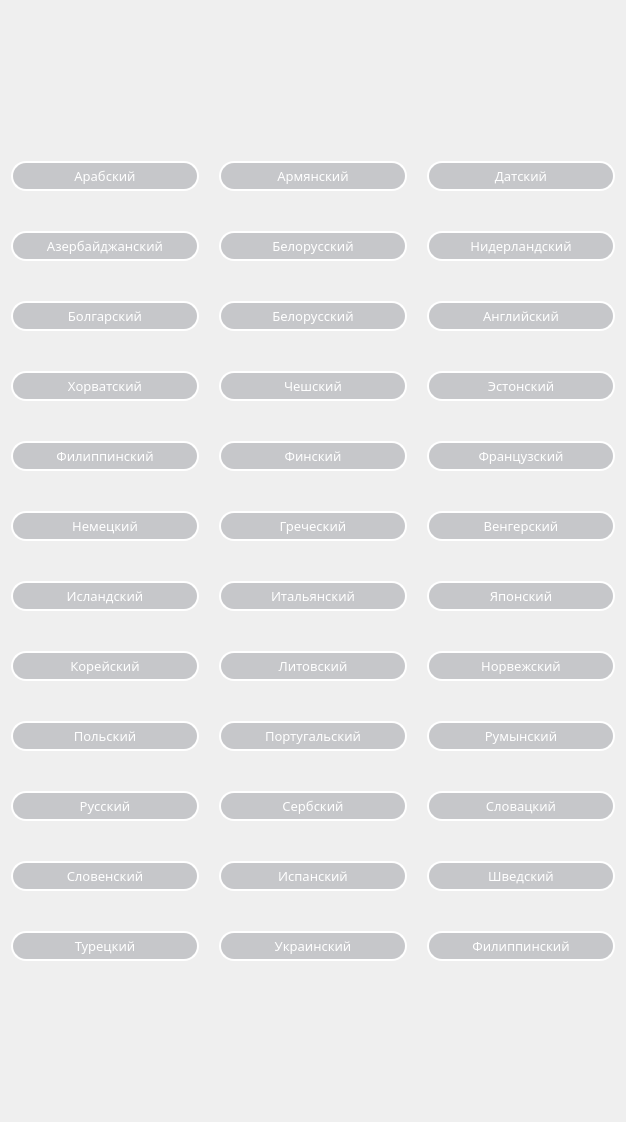
   <widget class="QWidget" name="scrollAreaWidgetContents">
    <property name="geometry">
     <rect>
      <x>0</x>
      <y>0</y>
      <width>626</width>
      <height>1122</height>
     </rect>
    </property>
    <property name="styleSheet">
     <string notr="true"/>
    </property>
    <layout class="QVBoxLayout" name="verticalLayout">
     <item>
      <layout class="QGridLayout" name="gridLayout" columnstretch="0,0,0">
       <property name="sizeConstraint">
        <enum>QLayout::SetDefaultConstraint</enum>
       </property>
       <property name="topMargin">
        <number>150</number>
       </property>
       <property name="bottomMargin">
        <number>150</number>
       </property>
       <property name="horizontalSpacing">
        <number>20</number>
       </property>
       <property name="verticalSpacing">
        <number>40</number>
       </property>
       <item row="4" column="0">
        <widget class="QPushButton" name="tl">
         <property name="minimumSize">
          <size>
           <width>0</width>
           <height>30</height>
          </size>
         </property>
         <property name="font">
          <font>
           <family>KB Astrolyte</family>
           <pointsize>10</pointsize>
           <weight>50</weight>
           <bold>false</bold>
          </font>
         </property>
         <property name="styleSheet">
          <string notr="true">QPushButton{
	background-color: rgba(31, 37, 51, 50);
	border: 2px solid #ffffff;
	border-radius: 15px;
	color: #ffffff;
	}
QPushButton:hover{
	background-color: rgba(56, 57, 61, 50);
	}
QPushButton:pressed{
	background-color: rgba(194, 194, 194, 50);
	border: #c2c2c2;
	}</string>
         </property>
         <property name="text">
          <string>Филиппинский</string>
         </property>
        </widget>
       </item>
       <item row="3" column="2">
        <widget class="QPushButton" name="et">
         <property name="minimumSize">
          <size>
           <width>0</width>
           <height>30</height>
          </size>
         </property>
         <property name="font">
          <font>
           <family>KB Astrolyte</family>
           <pointsize>10</pointsize>
           <weight>50</weight>
           <bold>false</bold>
          </font>
         </property>
         <property name="styleSheet">
          <string notr="true">QPushButton{
	background-color: rgba(31, 37, 51, 50);
	border: 2px solid #ffffff;
	border-radius: 15px;
	color: #ffffff;
	}
QPushButton:hover{
	background-color: rgba(56, 57, 61, 50);
	}
QPushButton:pressed{
	background-color: rgba(194, 194, 194, 50);
	border: #c2c2c2;
	}</string>
         </property>
         <property name="text">
          <string>Эстонский</string>
         </property>
        </widget>
       </item>
       <item row="2" column="1">
        <widget class="QPushButton" name="cn">
         <property name="minimumSize">
          <size>
           <width>0</width>
           <height>30</height>
          </size>
         </property>
         <property name="font">
          <font>
           <family>KB Astrolyte</family>
           <pointsize>10</pointsize>
           <weight>50</weight>
           <bold>false</bold>
          </font>
         </property>
         <property name="styleSheet">
          <string notr="true">QPushButton{
	background-color: rgba(31, 37, 51, 50);
	border: 2px solid #ffffff;
	border-radius: 15px;
	color: #ffffff;
	}
QPushButton:hover{
	background-color: rgba(56, 57, 61, 50);
	}
QPushButton:pressed{
	background-color: rgba(194, 194, 194, 50);
	border: #c2c2c2;
	}</string>
         </property>
         <property name="text">
          <string>Белорусский</string>
         </property>
        </widget>
       </item>
       <item row="8" column="2">
        <widget class="QPushButton" name="ro">
         <property name="minimumSize">
          <size>
           <width>0</width>
           <height>30</height>
          </size>
         </property>
         <property name="font">
          <font>
           <family>KB Astrolyte</family>
           <pointsize>10</pointsize>
           <weight>50</weight>
           <bold>false</bold>
          </font>
         </property>
         <property name="styleSheet">
          <string notr="true">QPushButton{
	background-color: rgba(31, 37, 51, 50);
	border: 2px solid #ffffff;
	border-radius: 15px;
	color: #ffffff;
	}
QPushButton:hover{
	background-color: rgba(56, 57, 61, 50);
	}
QPushButton:pressed{
	background-color: rgba(194, 194, 194, 50);
	border: #c2c2c2;
	}</string>
         </property>
         <property name="text">
          <string>Румынский</string>
         </property>
        </widget>
       </item>
       <item row="1" column="1">
        <widget class="QPushButton" name="be">
         <property name="minimumSize">
          <size>
           <width>0</width>
           <height>30</height>
          </size>
         </property>
         <property name="font">
          <font>
           <family>KB Astrolyte</family>
           <pointsize>10</pointsize>
           <weight>50</weight>
           <bold>false</bold>
          </font>
         </property>
         <property name="styleSheet">
          <string notr="true">QPushButton{
	background-color: rgba(31, 37, 51, 50);
	border: 2px solid #ffffff;
	border-radius: 15px;
	color: #ffffff;
	}
QPushButton:hover{
	background-color: rgba(56, 57, 61, 50);
	}
QPushButton:pressed{
	background-color: rgba(194, 194, 194, 50);
	border: #c2c2c2;
	}</string>
         </property>
         <property name="text">
          <string>Белорусский</string>
         </property>
        </widget>
       </item>
       <item row="11" column="2">
        <widget class="QPushButton" name="fil">
         <property name="minimumSize">
          <size>
           <width>0</width>
           <height>30</height>
          </size>
         </property>
         <property name="font">
          <font>
           <family>KB Astrolyte</family>
           <pointsize>10</pointsize>
           <weight>50</weight>
           <bold>false</bold>
          </font>
         </property>
         <property name="styleSheet">
          <string notr="true">QPushButton{
	background-color: rgba(31, 37, 51, 50);
	border: 2px solid #ffffff;
	border-radius: 15px;
	color: #ffffff;
	}
QPushButton:hover{
	background-color: rgba(56, 57, 61, 50);
	}
QPushButton:pressed{
	background-color: rgba(194, 194, 194, 50);
	border: #c2c2c2;
	}</string>
         </property>
         <property name="text">
          <string>Филиппинский</string>
         </property>
        </widget>
       </item>
       <item row="5" column="1">
        <widget class="QPushButton" name="el">
         <property name="minimumSize">
          <size>
           <width>0</width>
           <height>30</height>
          </size>
         </property>
         <property name="font">
          <font>
           <family>KB Astrolyte</family>
           <pointsize>10</pointsize>
           <weight>50</weight>
           <bold>false</bold>
          </font>
         </property>
         <property name="styleSheet">
          <string notr="true">QPushButton{
	background-color: rgba(31, 37, 51, 50);
	border: 2px solid #ffffff;
	border-radius: 15px;
	color: #ffffff;
	}
QPushButton:hover{
	background-color: rgba(56, 57, 61, 50);
	}
QPushButton:pressed{
	background-color: rgba(194, 194, 194, 50);
	border: #c2c2c2;
	}</string>
         </property>
         <property name="text">
          <string>Греческий</string>
         </property>
        </widget>
       </item>
       <item row="5" column="0">
        <widget class="QPushButton" name="de">
         <property name="minimumSize">
          <size>
           <width>0</width>
           <height>30</height>
          </size>
         </property>
         <property name="font">
          <font>
           <family>KB Astrolyte</family>
           <pointsize>10</pointsize>
           <weight>50</weight>
           <bold>false</bold>
          </font>
         </property>
         <property name="styleSheet">
          <string notr="true">QPushButton{
	background-color: rgba(31, 37, 51, 50);
	border: 2px solid #ffffff;
	border-radius: 15px;
	color: #ffffff;
	}
QPushButton:hover{
	background-color: rgba(56, 57, 61, 50);
	}
QPushButton:pressed{
	background-color: rgba(194, 194, 194, 50);
	border: #c2c2c2;
	}</string>
         </property>
         <property name="text">
          <string>Немецкий</string>
         </property>
        </widget>
       </item>
       <item row="0" column="0">
        <widget class="QPushButton" name="ar">
         <property name="minimumSize">
          <size>
           <width>0</width>
           <height>30</height>
          </size>
         </property>
         <property name="font">
          <font>
           <family>KB Astrolyte</family>
           <pointsize>10</pointsize>
           <weight>50</weight>
           <bold>false</bold>
          </font>
         </property>
         <property name="styleSheet">
          <string notr="true">QPushButton{
	background-color: rgba(31, 37, 51, 50);
	border: 2px solid #ffffff;
	border-radius: 15px;
	color: #ffffff;
	}
QPushButton:hover{
	background-color: rgba(56, 57, 61, 50);
	}
QPushButton:pressed{
	background-color: rgba(194, 194, 194, 50);
	border: #c2c2c2;
	}</string>
         </property>
         <property name="text">
          <string>Арабский</string>
         </property>
        </widget>
       </item>
       <item row="3" column="1">
        <widget class="QPushButton" name="cs">
         <property name="minimumSize">
          <size>
           <width>0</width>
           <height>30</height>
          </size>
         </property>
         <property name="font">
          <font>
           <family>KB Astrolyte</family>
           <pointsize>10</pointsize>
           <weight>50</weight>
           <bold>false</bold>
          </font>
         </property>
         <property name="styleSheet">
          <string notr="true">QPushButton{
	background-color: rgba(31, 37, 51, 50);
	border: 2px solid #ffffff;
	border-radius: 15px;
	color: #ffffff;
	}
QPushButton:hover{
	background-color: rgba(56, 57, 61, 50);
	}
QPushButton:pressed{
	background-color: rgba(194, 194, 194, 50);
	border: #c2c2c2;
	}</string>
         </property>
         <property name="text">
          <string>Чешский</string>
         </property>
        </widget>
       </item>
       <item row="8" column="1">
        <widget class="QPushButton" name="pt">
         <property name="minimumSize">
          <size>
           <width>0</width>
           <height>30</height>
          </size>
         </property>
         <property name="font">
          <font>
           <family>KB Astrolyte</family>
           <pointsize>10</pointsize>
           <weight>50</weight>
           <bold>false</bold>
          </font>
         </property>
         <property name="styleSheet">
          <string notr="true">QPushButton{
	background-color: rgba(31, 37, 51, 50);
	border: 2px solid #ffffff;
	border-radius: 15px;
	color: #ffffff;
	}
QPushButton:hover{
	background-color: rgba(56, 57, 61, 50);
	}
QPushButton:pressed{
	background-color: rgba(194, 194, 194, 50);
	border: #c2c2c2;
	}</string>
         </property>
         <property name="text">
          <string>Португальский</string>
         </property>
        </widget>
       </item>
       <item row="5" column="2">
        <widget class="QPushButton" name="hu">
         <property name="minimumSize">
          <size>
           <width>0</width>
           <height>30</height>
          </size>
         </property>
         <property name="font">
          <font>
           <family>KB Astrolyte</family>
           <pointsize>10</pointsize>
           <weight>50</weight>
           <bold>false</bold>
          </font>
         </property>
         <property name="styleSheet">
          <string notr="true">QPushButton{
	background-color: rgba(31, 37, 51, 50);
	border: 2px solid #ffffff;
	border-radius: 15px;
	color: #ffffff;
	}
QPushButton:hover{
	background-color: rgba(56, 57, 61, 50);
	}
QPushButton:pressed{
	background-color: rgba(194, 194, 194, 50);
	border: #c2c2c2;
	}</string>
         </property>
         <property name="text">
          <string>Венгерский</string>
         </property>
        </widget>
       </item>
       <item row="8" column="0">
        <widget class="QPushButton" name="pl">
         <property name="minimumSize">
          <size>
           <width>0</width>
           <height>30</height>
          </size>
         </property>
         <property name="font">
          <font>
           <family>KB Astrolyte</family>
           <pointsize>10</pointsize>
           <weight>50</weight>
           <bold>false</bold>
          </font>
         </property>
         <property name="styleSheet">
          <string notr="true">QPushButton{
	background-color: rgba(31, 37, 51, 50);
	border: 2px solid #ffffff;
	border-radius: 15px;
	color: #ffffff;
	}
QPushButton:hover{
	background-color: rgba(56, 57, 61, 50);
	}
QPushButton:pressed{
	background-color: rgba(194, 194, 194, 50);
	border: #c2c2c2;
	}</string>
         </property>
         <property name="text">
          <string>Польский</string>
         </property>
        </widget>
       </item>
       <item row="11" column="1">
        <widget class="QPushButton" name="uk">
         <property name="minimumSize">
          <size>
           <width>0</width>
           <height>30</height>
          </size>
         </property>
         <property name="font">
          <font>
           <family>KB Astrolyte</family>
           <pointsize>10</pointsize>
           <weight>50</weight>
           <bold>false</bold>
          </font>
         </property>
         <property name="styleSheet">
          <string notr="true">QPushButton{
	background-color: rgba(31, 37, 51, 50);
	border: 2px solid #ffffff;
	border-radius: 15px;
	color: #ffffff;
	}
QPushButton:hover{
	background-color: rgba(56, 57, 61, 50);
	}
QPushButton:pressed{
	background-color: rgba(194, 194, 194, 50);
	border: #c2c2c2;
	}</string>
         </property>
         <property name="text">
          <string>Украинский</string>
         </property>
        </widget>
       </item>
       <item row="10" column="1">
        <widget class="QPushButton" name="es">
         <property name="minimumSize">
          <size>
           <width>0</width>
           <height>30</height>
          </size>
         </property>
         <property name="font">
          <font>
           <family>KB Astrolyte</family>
           <pointsize>10</pointsize>
           <weight>50</weight>
           <bold>false</bold>
          </font>
         </property>
         <property name="styleSheet">
          <string notr="true">QPushButton{
	background-color: rgba(31, 37, 51, 50);
	border: 2px solid #ffffff;
	border-radius: 15px;
	color: #ffffff;
	}
QPushButton:hover{
	background-color: rgba(56, 57, 61, 50);
	}
QPushButton:pressed{
	background-color: rgba(194, 194, 194, 50);
	border: #c2c2c2;
	}</string>
         </property>
         <property name="text">
          <string>Испанский</string>
         </property>
        </widget>
       </item>
       <item row="2" column="0">
        <widget class="QPushButton" name="bg">
         <property name="minimumSize">
          <size>
           <width>0</width>
           <height>30</height>
          </size>
         </property>
         <property name="font">
          <font>
           <family>KB Astrolyte</family>
           <pointsize>10</pointsize>
           <weight>50</weight>
           <bold>false</bold>
          </font>
         </property>
         <property name="styleSheet">
          <string notr="true">QPushButton{
	background-color: rgba(31, 37, 51, 50);
	border: 2px solid #ffffff;
	border-radius: 15px;
	color: #ffffff;
	}
QPushButton:hover{
	background-color: rgba(56, 57, 61, 50);
	}
QPushButton:pressed{
	background-color: rgba(194, 194, 194, 50);
	border: #c2c2c2;
	}</string>
         </property>
         <property name="text">
          <string>Болгарский</string>
         </property>
        </widget>
       </item>
       <item row="7" column="1">
        <widget class="QPushButton" name="lt">
         <property name="minimumSize">
          <size>
           <width>0</width>
           <height>30</height>
          </size>
         </property>
         <property name="font">
          <font>
           <family>KB Astrolyte</family>
           <pointsize>10</pointsize>
           <weight>50</weight>
           <bold>false</bold>
          </font>
         </property>
         <property name="styleSheet">
          <string notr="true">QPushButton{
	background-color: rgba(31, 37, 51, 50);
	border: 2px solid #ffffff;
	border-radius: 15px;
	color: #ffffff;
	}
QPushButton:hover{
	background-color: rgba(56, 57, 61, 50);
	}
QPushButton:pressed{
	background-color: rgba(194, 194, 194, 50);
	border: #c2c2c2;
	}</string>
         </property>
         <property name="text">
          <string>Литовский</string>
         </property>
        </widget>
       </item>
       <item row="11" column="0">
        <widget class="QPushButton" name="tr">
         <property name="minimumSize">
          <size>
           <width>0</width>
           <height>30</height>
          </size>
         </property>
         <property name="font">
          <font>
           <family>KB Astrolyte</family>
           <pointsize>10</pointsize>
           <weight>50</weight>
           <bold>false</bold>
          </font>
         </property>
         <property name="styleSheet">
          <string notr="true">QPushButton{
	background-color: rgba(31, 37, 51, 50);
	border: 2px solid #ffffff;
	border-radius: 15px;
	color: #ffffff;
	}
QPushButton:hover{
	background-color: rgba(56, 57, 61, 50);
	}
QPushButton:pressed{
	background-color: rgba(194, 194, 194, 50);
	border: #c2c2c2;
	}</string>
         </property>
         <property name="text">
          <string>Турецкий</string>
         </property>
        </widget>
       </item>
       <item row="3" column="0">
        <widget class="QPushButton" name="hr">
         <property name="minimumSize">
          <size>
           <width>0</width>
           <height>30</height>
          </size>
         </property>
         <property name="font">
          <font>
           <family>KB Astrolyte</family>
           <pointsize>10</pointsize>
           <weight>50</weight>
           <bold>false</bold>
          </font>
         </property>
         <property name="styleSheet">
          <string notr="true">QPushButton{
	background-color: rgba(31, 37, 51, 50);
	border: 2px solid #ffffff;
	border-radius: 15px;
	color: #ffffff;
	}
QPushButton:hover{
	background-color: rgba(56, 57, 61, 50);
	}
QPushButton:pressed{
	background-color: rgba(194, 194, 194, 50);
	border: #c2c2c2;
	}</string>
         </property>
         <property name="text">
          <string>Хорватский</string>
         </property>
        </widget>
       </item>
       <item row="0" column="2">
        <widget class="QPushButton" name="da">
         <property name="minimumSize">
          <size>
           <width>0</width>
           <height>30</height>
          </size>
         </property>
         <property name="font">
          <font>
           <family>KB Astrolyte</family>
           <pointsize>10</pointsize>
           <weight>50</weight>
           <bold>false</bold>
          </font>
         </property>
         <property name="styleSheet">
          <string notr="true">QPushButton{
	background-color: rgba(31, 37, 51, 50);
	border: 2px solid #ffffff;
	border-radius: 15px;
	color: #ffffff;
	}
QPushButton:hover{
	background-color: rgba(56, 57, 61, 50);
	}
QPushButton:pressed{
	background-color: rgba(194, 194, 194, 50);
	border: #c2c2c2;
	}</string>
         </property>
         <property name="text">
          <string>Датский</string>
         </property>
        </widget>
       </item>
       <item row="9" column="0">
        <widget class="QPushButton" name="ru">
         <property name="minimumSize">
          <size>
           <width>0</width>
           <height>30</height>
          </size>
         </property>
         <property name="font">
          <font>
           <family>KB Astrolyte</family>
           <pointsize>10</pointsize>
           <weight>50</weight>
           <bold>false</bold>
          </font>
         </property>
         <property name="styleSheet">
          <string notr="true">QPushButton{
	background-color: rgba(31, 37, 51, 50);
	border: 2px solid #ffffff;
	border-radius: 15px;
	color: #ffffff;
	}
QPushButton:hover{
	background-color: rgba(56, 57, 61, 50);
	}
QPushButton:pressed{
	background-color: rgba(194, 194, 194, 50);
	border: #c2c2c2;
	}</string>
         </property>
         <property name="text">
          <string>Русский</string>
         </property>
        </widget>
       </item>
       <item row="7" column="2">
        <widget class="QPushButton" name="no">
         <property name="minimumSize">
          <size>
           <width>0</width>
           <height>30</height>
          </size>
         </property>
         <property name="font">
          <font>
           <family>KB Astrolyte</family>
           <pointsize>10</pointsize>
           <weight>50</weight>
           <bold>false</bold>
          </font>
         </property>
         <property name="styleSheet">
          <string notr="true">QPushButton{
	background-color: rgba(31, 37, 51, 50);
	border: 2px solid #ffffff;
	border-radius: 15px;
	color: #ffffff;
	}
QPushButton:hover{
	background-color: rgba(56, 57, 61, 50);
	}
QPushButton:pressed{
	background-color: rgba(194, 194, 194, 50);
	border: #c2c2c2;
	}</string>
         </property>
         <property name="text">
          <string>Норвежский</string>
         </property>
        </widget>
       </item>
       <item row="6" column="2">
        <widget class="QPushButton" name="ja">
         <property name="minimumSize">
          <size>
           <width>0</width>
           <height>30</height>
          </size>
         </property>
         <property name="font">
          <font>
           <family>KB Astrolyte</family>
           <pointsize>10</pointsize>
           <weight>50</weight>
           <bold>false</bold>
          </font>
         </property>
         <property name="styleSheet">
          <string notr="true">QPushButton{
	background-color: rgba(31, 37, 51, 50);
	border: 2px solid #ffffff;
	border-radius: 15px;
	color: #ffffff;
	}
QPushButton:hover{
	background-color: rgba(56, 57, 61, 50);
	}
QPushButton:pressed{
	background-color: rgba(194, 194, 194, 50);
	border: #c2c2c2;
	}</string>
         </property>
         <property name="text">
          <string>Японский</string>
         </property>
        </widget>
       </item>
       <item row="1" column="2">
        <widget class="QPushButton" name="nl">
         <property name="minimumSize">
          <size>
           <width>0</width>
           <height>30</height>
          </size>
         </property>
         <property name="font">
          <font>
           <family>KB Astrolyte</family>
           <pointsize>10</pointsize>
           <weight>50</weight>
           <bold>false</bold>
          </font>
         </property>
         <property name="styleSheet">
          <string notr="true">QPushButton{
	background-color: rgba(31, 37, 51, 50);
	border: 2px solid #ffffff;
	border-radius: 15px;
	color: #ffffff;
	}
QPushButton:hover{
	background-color: rgba(56, 57, 61, 50);
	}
QPushButton:pressed{
	background-color: rgba(194, 194, 194, 50);
	border: #c2c2c2;
	}</string>
         </property>
         <property name="text">
          <string>Нидерландский</string>
         </property>
        </widget>
       </item>
       <item row="6" column="0">
        <widget class="QPushButton" name="isl">
         <property name="minimumSize">
          <size>
           <width>0</width>
           <height>30</height>
          </size>
         </property>
         <property name="font">
          <font>
           <family>KB Astrolyte</family>
           <pointsize>10</pointsize>
           <weight>50</weight>
           <bold>false</bold>
          </font>
         </property>
         <property name="styleSheet">
          <string notr="true">QPushButton{
	background-color: rgba(31, 37, 51, 50);
	border: 2px solid #ffffff;
	border-radius: 15px;
	color: #ffffff;
	}
QPushButton:hover{
	background-color: rgba(56, 57, 61, 50);
	}
QPushButton:pressed{
	background-color: rgba(194, 194, 194, 50);
	border: #c2c2c2;
	}</string>
         </property>
         <property name="text">
          <string>Исландский</string>
         </property>
        </widget>
       </item>
       <item row="4" column="2">
        <widget class="QPushButton" name="fr">
         <property name="minimumSize">
          <size>
           <width>0</width>
           <height>30</height>
          </size>
         </property>
         <property name="font">
          <font>
           <family>KB Astrolyte</family>
           <pointsize>10</pointsize>
           <weight>50</weight>
           <bold>false</bold>
          </font>
         </property>
         <property name="styleSheet">
          <string notr="true">QPushButton{
	background-color: rgba(31, 37, 51, 50);
	border: 2px solid #ffffff;
	border-radius: 15px;
	color: #ffffff;
	}
QPushButton:hover{
	background-color: rgba(56, 57, 61, 50);
	}
QPushButton:pressed{
	background-color: rgba(194, 194, 194, 50);
	border: #c2c2c2;
	}</string>
         </property>
         <property name="text">
          <string>Французский</string>
         </property>
        </widget>
       </item>
       <item row="10" column="0">
        <widget class="QPushButton" name="sl">
         <property name="minimumSize">
          <size>
           <width>0</width>
           <height>30</height>
          </size>
         </property>
         <property name="font">
          <font>
           <family>KB Astrolyte</family>
           <pointsize>10</pointsize>
           <weight>50</weight>
           <bold>false</bold>
          </font>
         </property>
         <property name="styleSheet">
          <string notr="true">QPushButton{
	background-color: rgba(31, 37, 51, 50);
	border: 2px solid #ffffff;
	border-radius: 15px;
	color: #ffffff;
	}
QPushButton:hover{
	background-color: rgba(56, 57, 61, 50);
	}
QPushButton:pressed{
	background-color: rgba(194, 194, 194, 50);
	border: #c2c2c2;
	}</string>
         </property>
         <property name="text">
          <string>Словенский</string>
         </property>
        </widget>
       </item>
       <item row="1" column="0">
        <widget class="QPushButton" name="az">
         <property name="minimumSize">
          <size>
           <width>0</width>
           <height>30</height>
          </size>
         </property>
         <property name="font">
          <font>
           <family>KB Astrolyte</family>
           <pointsize>10</pointsize>
           <weight>50</weight>
           <bold>false</bold>
          </font>
         </property>
         <property name="styleSheet">
          <string notr="true">QPushButton{
	background-color: rgba(31, 37, 51, 50);
	border: 2px solid #ffffff;
	border-radius: 15px;
	color: #ffffff;
	}
QPushButton:hover{
	background-color: rgba(56, 57, 61, 50);
	}
QPushButton:pressed{
	background-color: rgba(194, 194, 194, 50);
	border: #c2c2c2;
	}</string>
         </property>
         <property name="text">
          <string>Азербайджанский</string>
         </property>
        </widget>
       </item>
       <item row="9" column="2">
        <widget class="QPushButton" name="sk">
         <property name="minimumSize">
          <size>
           <width>0</width>
           <height>30</height>
          </size>
         </property>
         <property name="font">
          <font>
           <family>KB Astrolyte</family>
           <pointsize>10</pointsize>
           <weight>50</weight>
           <bold>false</bold>
          </font>
         </property>
         <property name="styleSheet">
          <string notr="true">QPushButton{
	background-color: rgba(31, 37, 51, 50);
	border: 2px solid #ffffff;
	border-radius: 15px;
	color: #ffffff;
	}
QPushButton:hover{
	background-color: rgba(56, 57, 61, 50);
	}
QPushButton:pressed{
	background-color: rgba(194, 194, 194, 50);
	border: #c2c2c2;
	}</string>
         </property>
         <property name="text">
          <string>Словацкий</string>
         </property>
        </widget>
       </item>
       <item row="10" column="2">
        <widget class="QPushButton" name="sv">
         <property name="minimumSize">
          <size>
           <width>0</width>
           <height>30</height>
          </size>
         </property>
         <property name="font">
          <font>
           <family>KB Astrolyte</family>
           <pointsize>10</pointsize>
           <weight>50</weight>
           <bold>false</bold>
          </font>
         </property>
         <property name="styleSheet">
          <string notr="true">QPushButton{
	background-color: rgba(31, 37, 51, 50);
	border: 2px solid #ffffff;
	border-radius: 15px;
	color: #ffffff;
	}
QPushButton:hover{
	background-color: rgba(56, 57, 61, 50);
	}
QPushButton:pressed{
	background-color: rgba(194, 194, 194, 50);
	border: #c2c2c2;
	}</string>
         </property>
         <property name="text">
          <string>Шведский</string>
         </property>
        </widget>
       </item>
       <item row="7" column="0">
        <widget class="QPushButton" name="ko">
         <property name="minimumSize">
          <size>
           <width>0</width>
           <height>30</height>
          </size>
         </property>
         <property name="font">
          <font>
           <family>KB Astrolyte</family>
           <pointsize>10</pointsize>
           <weight>50</weight>
           <bold>false</bold>
          </font>
         </property>
         <property name="styleSheet">
          <string notr="true">QPushButton{
	background-color: rgba(31, 37, 51, 50);
	border: 2px solid #ffffff;
	border-radius: 15px;
	color: #ffffff;
	}
QPushButton:hover{
	background-color: rgba(56, 57, 61, 50);
	}
QPushButton:pressed{
	background-color: rgba(194, 194, 194, 50);
	border: #c2c2c2;
	}</string>
         </property>
         <property name="text">
          <string>Корейский</string>
         </property>
        </widget>
       </item>
       <item row="6" column="1">
        <widget class="QPushButton" name="it">
         <property name="minimumSize">
          <size>
           <width>0</width>
           <height>30</height>
          </size>
         </property>
         <property name="font">
          <font>
           <family>KB Astrolyte</family>
           <pointsize>10</pointsize>
           <weight>50</weight>
           <bold>false</bold>
          </font>
         </property>
         <property name="styleSheet">
          <string notr="true">QPushButton{
	background-color: rgba(31, 37, 51, 50);
	border: 2px solid #ffffff;
	border-radius: 15px;
	color: #ffffff;
	}
QPushButton:hover{
	background-color: rgba(56, 57, 61, 50);
	}
QPushButton:pressed{
	background-color: rgba(194, 194, 194, 50);
	border: #c2c2c2;
	}</string>
         </property>
         <property name="text">
          <string>Итальянский</string>
         </property>
        </widget>
       </item>
       <item row="4" column="1">
        <widget class="QPushButton" name="fi">
         <property name="minimumSize">
          <size>
           <width>0</width>
           <height>30</height>
          </size>
         </property>
         <property name="font">
          <font>
           <family>KB Astrolyte</family>
           <pointsize>10</pointsize>
           <weight>50</weight>
           <bold>false</bold>
          </font>
         </property>
         <property name="styleSheet">
          <string notr="true">QPushButton{
	background-color: rgba(31, 37, 51, 50);
	border: 2px solid #ffffff;
	border-radius: 15px;
	color: #ffffff;
	}
QPushButton:hover{
	background-color: rgba(56, 57, 61, 50);
	}
QPushButton:pressed{
	background-color: rgba(194, 194, 194, 50);
	border: #c2c2c2;
	}</string>
         </property>
         <property name="text">
          <string>Финский</string>
         </property>
        </widget>
       </item>
       <item row="2" column="2">
        <widget class="QPushButton" name="en">
         <property name="minimumSize">
          <size>
           <width>0</width>
           <height>30</height>
          </size>
         </property>
         <property name="font">
          <font>
           <family>KB Astrolyte</family>
           <pointsize>10</pointsize>
           <weight>50</weight>
           <bold>false</bold>
          </font>
         </property>
         <property name="styleSheet">
          <string notr="true">QPushButton{
	background-color: rgba(31, 37, 51, 50);
	border: 2px solid #ffffff;
	border-radius: 15px;
	color: #ffffff;
	}
QPushButton:hover{
	background-color: rgba(56, 57, 61, 50);
	}
QPushButton:pressed{
	background-color: rgba(194, 194, 194, 50);
	border: #c2c2c2;
	}</string>
         </property>
         <property name="text">
          <string>Английский</string>
         </property>
        </widget>
       </item>
       <item row="0" column="1">
        <widget class="QPushButton" name="hy">
         <property name="minimumSize">
          <size>
           <width>0</width>
           <height>30</height>
          </size>
         </property>
         <property name="font">
          <font>
           <family>KB Astrolyte</family>
           <pointsize>10</pointsize>
           <weight>50</weight>
           <bold>false</bold>
          </font>
         </property>
         <property name="styleSheet">
          <string notr="true">QPushButton{
	background-color: rgba(31, 37, 51, 50);
	border: 2px solid #ffffff;
	border-radius: 15px;
	color: #ffffff;
	}
QPushButton:hover{
	background-color: rgba(56, 57, 61, 50);
	}
QPushButton:pressed{
	background-color: rgba(194, 194, 194, 50);
	border: #c2c2c2;
	}</string>
         </property>
         <property name="text">
          <string>Армянский</string>
         </property>
        </widget>
       </item>
       <item row="9" column="1">
        <widget class="QPushButton" name="sr">
         <property name="minimumSize">
          <size>
           <width>0</width>
           <height>30</height>
          </size>
         </property>
         <property name="font">
          <font>
           <family>KB Astrolyte</family>
           <pointsize>10</pointsize>
           <weight>50</weight>
           <bold>false</bold>
          </font>
         </property>
         <property name="styleSheet">
          <string notr="true">QPushButton{
	background-color: rgba(31, 37, 51, 50);
	border: 2px solid #ffffff;
	border-radius: 15px;
	color: #ffffff;
	}
QPushButton:hover{
	background-color: rgba(56, 57, 61, 50);
	}
QPushButton:pressed{
	background-color: rgba(194, 194, 194, 50);
	border: #c2c2c2;
	}</string>
         </property>
         <property name="text">
          <string>Сербский</string>
         </property>
        </widget>
       </item>
      </layout>
     </item>
    </layout>
   </widget>
